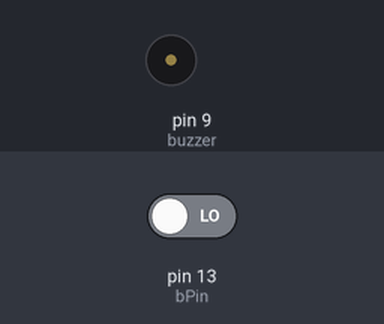
Simulated run of this sketch. Board: Arduino Uno, built with avr-gcc and run on an emulated ATmega328P. Shown: buzzer (waves = sounding). The test bench sets the inputs (shaded band); at power-on: pin 13 (bPin) LOW.

Above: at 1.2 s.
1.3 s: pin 13 (bPin) driven HIGH
At 1.8 s:
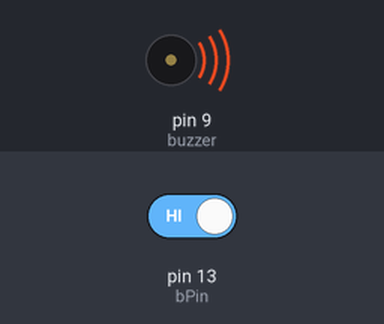
4.3 s: pin 13 (bPin) driven LOW
At 5.3 s:
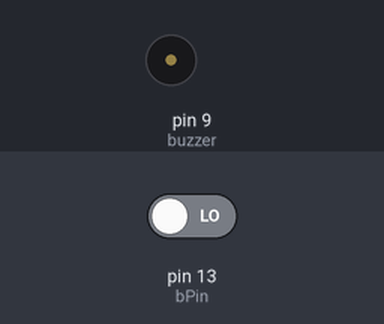
Timing chart, 0 to 7.3 s (numbered marks = the images above; inputs shaded):
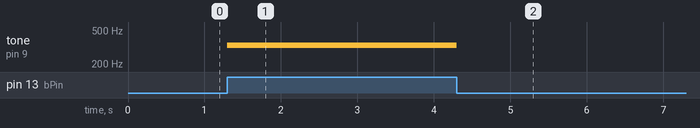

Measured:
- after the input at 1.3 s, tone on pin 9 (buzzer): silent → 330 Hz at once
- after the input at 4.3 s, tone on pin 9 (buzzer): 330 Hz → silent at once

The sketch:

simples_doorbell.ino
```cpp
// C++ code
//

int buzzer = 9;
int bPin = 13;
int estadoB = 0;


void setup()
{
  pinMode(bPin, INPUT);
  pinMode(buzzer, OUTPUT);
}

void loop()
{

  estadoB = digitalRead(bPin);
  if (estadoB == HIGH){
	tone(buzzer, 330);
  	delay(100);
    noTone(buzzer);

  }

  else{
  	noTone(buzzer);
  }

}
```
